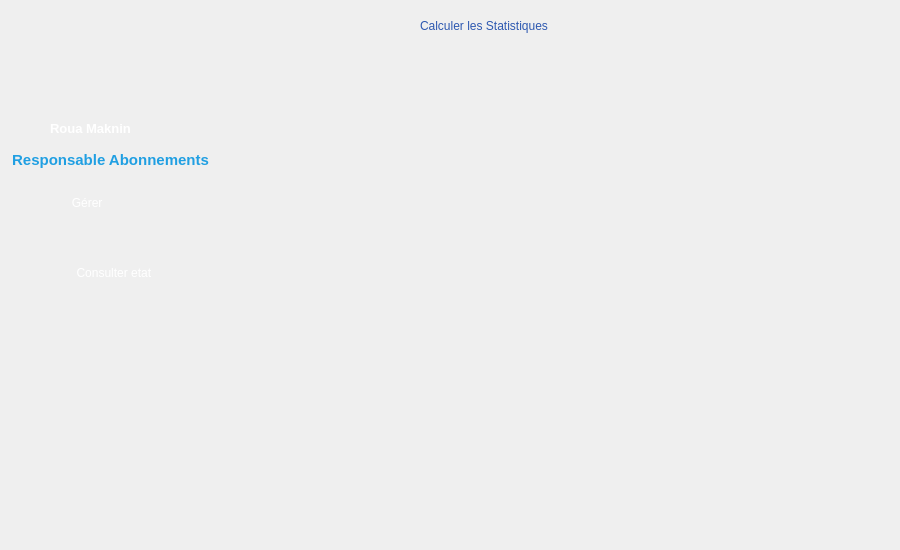
    <widget class="QWidget" name="CalculStat">
     <widget class="QLabel" name="selected2_39">
      <property name="geometry">
       <rect>
        <x>0</x>
        <y>250</y>
        <width>221</width>
        <height>51</height>
       </rect>
      </property>
      <property name="styleSheet">
       <string notr="true">
background-color: transparent;
background: none;
	border-image: url(:/img/img/selected2.png);
border: none;
background-repeat: none;
</string>
      </property>
      <property name="text">
       <string/>
      </property>
     </widget>
     <widget class="QLabel" name="ar_56">
      <property name="geometry">
       <rect>
        <x>220</x>
        <y>0</y>
        <width>151</width>
        <height>541</height>
       </rect>
      </property>
      <property name="styleSheet">
       <string notr="true">

background-color: transparent;
	border-image: url(:/img/img/bg.png);

background: none;
border: none;
background-repeat: none;
</string>
      </property>
      <property name="text">
       <string/>
      </property>
     </widget>
     <widget class="QLabel" name="nom_prenom_42">
      <property name="geometry">
       <rect>
        <x>50</x>
        <y>121</y>
        <width>131</width>
        <height>16</height>
       </rect>
      </property>
      <property name="styleSheet">
       <string notr="true">

background-color: transparent;
font: 6pt &quot;Segoe UI Historic&quot;;
color: rgb(255, 255, 255);
background: none;
border: none;
background-repeat: none;
</string>
      </property>
      <property name="text">
       <string>&lt;html&gt;&lt;head/&gt;&lt;body&gt;&lt;p&gt;&lt;span style=&quot; font-size:10pt; font-weight:600;&quot;&gt;Roua Maknin&lt;/span&gt;&lt;/p&gt;&lt;/body&gt;&lt;/html&gt;</string>
      </property>
     </widget>
     <widget class="QLabel" name="ajout_18">
      <property name="geometry">
       <rect>
        <x>420</x>
        <y>10</y>
        <width>261</width>
        <height>31</height>
       </rect>
      </property>
      <property name="styleSheet">
       <string notr="true">

background-color: transparent;
	font:15pt &quot;Segoe UI Historic&quot;;
	color: rgb(45, 88, 176);
	
	
background: none;
border: none;
background-repeat: none;
</string>
      </property>
      <property name="text">
       <string>Calculer les Statistiques</string>
      </property>
     </widget>
     <widget class="QPushButton" name="b2_42">
      <property name="geometry">
       <rect>
        <x>-10</x>
        <y>259</y>
        <width>251</width>
        <height>28</height>
       </rect>
      </property>
      <property name="cursor">
       <cursorShape>PointingHandCursor</cursorShape>
      </property>
      <property name="styleSheet">
       <string notr="true">

background-color: transparent;
	font: 10pt &quot;Segoe UI Historic&quot;;
	color: rgb(255, 255, 255);
background: none;
border: none;
background-repeat: none;
</string>
      </property>
      <property name="text">
       <string>Consulter etat </string>
      </property>
      <property name="autoDefault">
       <bool>false</bool>
      </property>
     </widget>
     <widget class="QLabel" name="selected_30">
      <property name="geometry">
       <rect>
        <x>240</x>
        <y>40</y>
        <width>101</width>
        <height>91</height>
       </rect>
      </property>
      <property name="styleSheet">
       <string notr="true">
background-color: transparent;
background: none;
	border-image: url(:/img/img/selected.png);
border: none;
background-repeat: none;
</string>
      </property>
      <property name="text">
       <string/>
      </property>
     </widget>
     <widget class="QPushButton" name="b1_42">
      <property name="geometry">
       <rect>
        <x>-10</x>
        <y>189</y>
        <width>181</width>
        <height>28</height>
       </rect>
      </property>
      <property name="styleSheet">
       <string notr="true">

background-color: transparent;
	font: 10pt &quot;Segoe UI Historic&quot;;
	color: rgb(255, 255, 255);
background: none;
border: none;
background-repeat: none;
</string>
      </property>
      <property name="text">
       <string>     Gérer </string>
      </property>
      <property name="autoDefault">
       <bool>false</bool>
      </property>
     </widget>
     <widget class="QLabel" name="label_67">
      <property name="geometry">
       <rect>
        <x>60</x>
        <y>9</y>
        <width>101</width>
        <height>101</height>
       </rect>
      </property>
      <property name="styleSheet">
       <string notr="true">border-image: url(:/img/img/avatar.png);</string>
      </property>
      <property name="text">
       <string/>
      </property>
     </widget>
     <widget class="QPushButton" name="icon3_24">
      <property name="geometry">
       <rect>
        <x>250</x>
        <y>260</y>
        <width>91</width>
        <height>91</height>
       </rect>
      </property>
      <property name="cursor">
       <cursorShape>PointingHandCursor</cursorShape>
      </property>
      <property name="styleSheet">
       <string notr="true">
background-color: transparent;
	border-image: url(:/img/img/icon-class.png);
background: none;
border: none;
background-repeat: none;
</string>
      </property>
      <property name="text">
       <string/>
      </property>
     </widget>
     <widget class="QLabel" name="fonction_42">
      <property name="geometry">
       <rect>
        <x>10</x>
        <y>150</y>
        <width>201</width>
        <height>20</height>
       </rect>
      </property>
      <property name="styleSheet">
       <string notr="true">

background-color: transparent;
font: 5pt &quot;Segoe UI Historic&quot;;
color:rgb(32, 159, 226);
background: none;
border: none;
background-repeat: none;
</string>
      </property>
      <property name="text">
       <string>&lt;html&gt;&lt;head/&gt;&lt;body&gt;&lt;p align=&quot;center&quot;&gt;&lt;span style=&quot; font-size:11pt; font-weight:600;&quot;&gt;Responsable Abonnements&lt;/span&gt;&lt;/p&gt;&lt;/body&gt;&lt;/html&gt;</string>
      </property>
     </widget>
     <widget class="QPushButton" name="icon4_27">
      <property name="geometry">
       <rect>
        <x>250</x>
        <y>40</y>
        <width>91</width>
        <height>91</height>
       </rect>
      </property>
      <property name="cursor">
       <cursorShape>PointingHandCursor</cursorShape>
      </property>
      <property name="styleSheet">
       <string notr="true">
border-image: url(:/img/img/icon-stat.png);
background-color: transparent;
background: none;
border: none;
background-repeat: none;
</string>
      </property>
      <property name="text">
       <string/>
      </property>
     </widget>
     <widget class="QLabel" name="chariot_10">
      <property name="geometry">
       <rect>
        <x>550</x>
        <y>100</y>
        <width>171</width>
        <height>161</height>
       </rect>
      </property>
      <property name="styleSheet">
       <string notr="true">

background-color: transparent;
	border-image: url(:/img/img/stat.png);
background: none;
border: none;
background-repeat: none;
</string>
      </property>
      <property name="text">
       <string/>
      </property>
     </widget>
     <widget class="QWidget" name="widget" native="true">
      <property name="geometry">
       <rect>
        <x>410</x>
        <y>80</y>
        <width>481</width>
        <height>271</height>
       </rect>
      </property>
      <property name="styleSheet">
       <string notr="true">background-color: transparent;
background: none;
border: none;
background-repeat: none;</string>
      </property>
      <widget class="QCustomPlot" name="customPlot" native="true">
       <property name="geometry">
        <rect>
         <x>30</x>
         <y>20</y>
         <width>411</width>
         <height>231</height>
        </rect>
       </property>
      </widget>
     </widget>
     <widget class="QPushButton" name="b2_18">
      <property name="geometry">
       <rect>
        <x>0</x>
        <y>330</y>
        <width>251</width>
        <height>28</height>
       </rect>
      </property>
      <property name="cursor">
       <cursorShape>PointingHandCursor</cursorShape>
      </property>
      <property name="styleSheet">
       <string notr="true">

background-color: transparent;
	font: 10pt &quot;Segoe UI Historic&quot;;
	color: rgb(255, 255, 255);
background: none;
border: none;
background-repeat: none;
</string>
      </property>
      <property name="text">
       <string/>
      </property>
      <property name="autoDefault">
       <bool>false</bool>
      </property>
     </widget>
    </widget>
